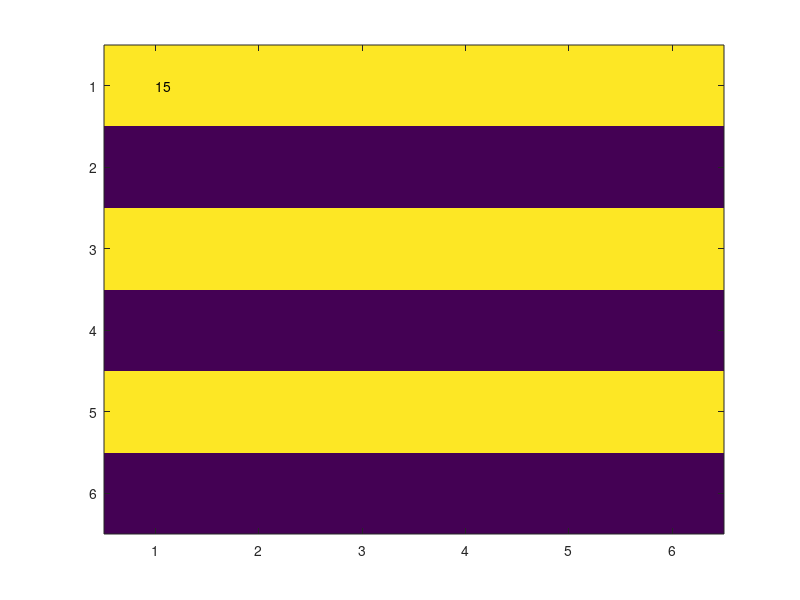

MATLAB code for this plot:
% Code for basic example (Figure 3) of 
% Kenrick, D. T. and Li, N. P. and Butner, J. (2003).
% Dynamical evolutionary psychology: individual decision rules and emergent social norms.
% Psychological review, 110, 3--28. 

clear all; close all

gridN = 6; % number of rows and columns (assume square grid)
nReps = 15; % how many cycles to run simulation through

% each row in loc contains the grid coordinates of one of the cell grids
locs = fullfact([gridN gridN]);
locs = locs(:,[2 1]);

%----We can use any starting values we like; here are several useful ones...
% for all below, -ve is hostile, +ve is peaceful
 
% random
%oldState = sign(randn(gridN^2,1));
%oldState = oldState(randperm(gridN^2)); 

% regular pattern; if gridN is even, this gives stripes
oldState = sign(rem(1:(gridN^2),2)-0.5);

% Kenrick Figure 3 starting point
% oldState = [-1 1 -1 -1 1 -1 ...
%     -1 -1 1 1 -1 1 ...
%     1 -1 1 -1 -1 -1 ...
%     -1 1 -1 1 -1 1 ...
%     1 -1 1 1 1 1 ...
%     -1 1 -1 1 -1 1]';

for rep=1:nReps
    
    % show current state and pause until key press
    imagesc(reshape(oldState,gridN,gridN))
    text(1,1,num2str(rep));
    pause;
    
    l=1;
    for row=1:gridN
        for col=1:gridN
            % we locate neighbours based on Euclidian distance
            
            % distance of all cells from target cell (at row,col)
            locDist = sqrt(sum(bsxfun(@minus, [row col], locs).^2,2));
            
            % find the neighbours--exclude target cell
            neighbourInd = locDist>0 & locDist < 2;
            
            % consensus among neighbours
            neighbourAct = sign(sum(oldState(neighbourInd)));
            
            % work out new state based on activity of neighbours
            if (oldState(l) * neighbourAct) < 0
                newState(l) = -1*oldState(l);
            else
                newState(l) = oldState(l);
            end
            l=l+1;
        end
    end

    oldState = newState;
end